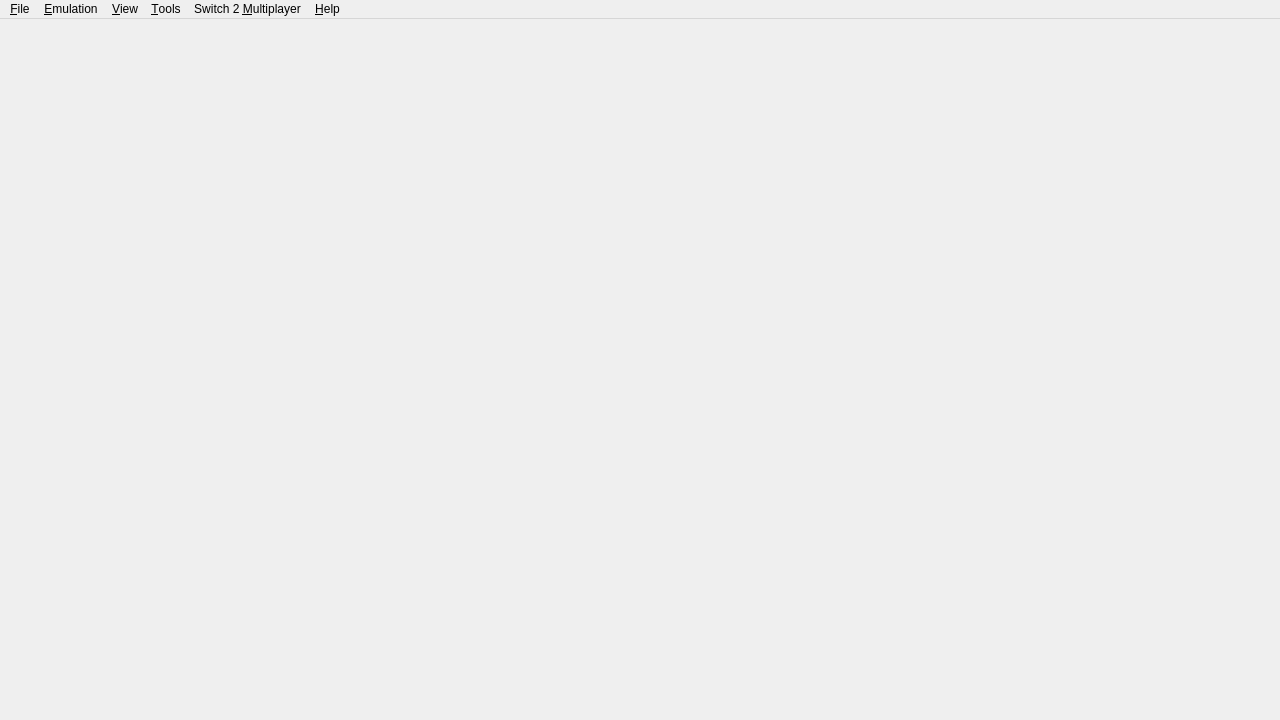
<?xml version="1.0" encoding="UTF-8"?>
<ui version="4.0">
 <class>MainWindow</class>
 <widget class="QMainWindow" name="MainWindow">
  <property name="geometry">
   <rect>
    <x>0</x>
    <y>0</y>
    <width>1280</width>
    <height>720</height>
   </rect>
  </property>
  <property name="windowTitle">
  <string>Eglantine</string>
  </property>
  <property name="windowIcon">
   <iconset resource="yuzu.qrc">
    <normaloff>:/img/eglantine.ico</normaloff>:/img/eglantine.ico</iconset>
  </property>
  <property name="tabShape">
   <enum>QTabWidget::TabShape::Rounded</enum>
  </property>
  <property name="dockNestingEnabled">
   <bool>true</bool>
  </property>
  <widget class="QWidget" name="centralwidget">
   <layout class="QHBoxLayout" name="horizontalLayout">
    <property name="leftMargin">
     <number>0</number>
    </property>
    <property name="topMargin">
     <number>0</number>
    </property>
    <property name="rightMargin">
     <number>0</number>
    </property>
    <property name="bottomMargin">
     <number>0</number>
    </property>
   </layout>
  </widget>
  <widget class="QMenuBar" name="menubar">
   <property name="geometry">
    <rect>
     <x>0</x>
     <y>0</y>
     <width>1280</width>
     <height>23</height>
    </rect>
   </property>
   <widget class="QMenu" name="menu_File">
    <property name="title">
     <string>&amp;File</string>
    </property>
    <widget class="QMenu" name="menu_recent_files">
     <property name="title">
      <string>&amp;Recent Files</string>
     </property>
    </widget>
    <widget class="QMenu" name="menuOpen_Eden_Folders">
     <property name="title">
      <string>Open &amp;Eglantine Folders</string>
     </property>
     <addaction name="action_Root_Data_Folder"/>
     <addaction name="action_NAND_Folder"/>
     <addaction name="action_SDMC_Folder"/>
     <addaction name="action_Mod_Folder"/>
     <addaction name="action_Log_Folder"/>
    </widget>
    <addaction name="action_Install_File_NAND"/>
    <addaction name="separator"/>
    <addaction name="action_Load_File"/>
    <addaction name="action_Load_Folder"/>
    <addaction name="separator"/>
    <addaction name="menu_recent_files"/>
    <addaction name="separator"/>
    <addaction name="action_Load_Amiibo"/>
    <addaction name="separator"/>
    <addaction name="menuOpen_Eden_Folders"/>
    <addaction name="separator"/>
    <addaction name="action_Exit"/>
   </widget>
   <widget class="QMenu" name="menu_Emulation">
    <property name="title">
     <string>&amp;Emulation</string>
    </property>
    <addaction name="action_Pause"/>
    <addaction name="action_Stop"/>
    <addaction name="action_Restart"/>
    <addaction name="separator"/>
    <addaction name="action_Configure"/>
    <addaction name="action_Configure_Current_Game"/>
   </widget>
   <widget class="QMenu" name="menu_View">
    <property name="title">
     <string>&amp;View</string>
    </property>
    <widget class="QMenu" name="menu_Reset_Window_Size">
     <property name="title">
      <string>&amp;Reset Window Size</string>
     </property>
    </widget>
    <widget class="QMenu" name="menu_View_Debugging">
     <property name="title">
      <string>&amp;Debugging</string>
     </property>
    </widget>
    <widget class="QMenu" name="menu_Game_List_Mode">
     <property name="title">
      <string>&amp;Game List Mode</string>
     </property>
     <addaction name="action_Tree_View"/>
     <addaction name="action_Grid_View"/>
     <addaction name="action_Carousel_View"/>
    </widget>
    <widget class="QMenu" name="menuGame_Icon_Size">
     <property name="title">
      <string>Game &amp;Icon Size</string>
     </property>
    </widget>
    <action name="action_Reset_Window_Size_720">
     <property name="text">
      <string>Reset Window Size to &amp;720p</string>
     </property>
     <property name="iconText">
      <string>Reset Window Size to 720p</string>
     </property>
    </action>
    <action name="action_Reset_Window_Size_900">
     <property name="text">
      <string>Reset Window Size to &amp;900p</string>
     </property>
     <property name="iconText">
      <string>Reset Window Size to 900p</string>
     </property>
    </action>
    <action name="action_Reset_Window_Size_1080">
     <property name="text">
      <string>Reset Window Size to &amp;1080p</string>
     </property>
     <property name="iconText">
      <string>Reset Window Size to 1080p</string>
     </property>
    </action>
    <addaction name="action_Fullscreen"/>
    <addaction name="action_Single_Window_Mode"/>
    <addaction name="action_Enable_Overlay_Applet"/>
    <addaction name="action_Show_Filter_Bar"/>
    <addaction name="action_Show_Status_Bar"/>
    <addaction name="action_Show_Performance_Overlay"/>
    <addaction name="action_Post_Processing_Shaders"/>
    <addaction name="separator"/>
    <addaction name="menu_Reset_Window_Size"/>
    <addaction name="menu_View_Debugging"/>
    <addaction name="menu_Game_List_Mode"/>
    <addaction name="menuGame_Icon_Size"/>
    <addaction name="action_Show_Game_Name"/>
   </widget>
   <widget class="QMenu" name="menu_Multiplayer">
    <property name="enabled">
     <bool>true</bool>
    </property>
    <property name="title">
     <string>Switch 2 &amp;Multiplayer</string>
    </property>
    <addaction name="action_View_Lobby"/>
    <addaction name="action_Start_Room"/>
    <addaction name="action_Connect_To_Room"/>
    <addaction name="separator"/>
    <addaction name="action_Show_Room"/>
    <addaction name="action_Leave_Room"/>
   </widget>
   <widget class="QMenu" name="menu_Tools">
    <property name="title">
     <string>&amp;Tools</string>
    </property>
    <widget class="QMenu" name="menu_cabinet_applet">
     <property name="title">
      <string>Am&amp;iibo</string>
     </property>
     <addaction name="action_Launch_Cabinet_Nickname_Owner"/>
     <addaction name="action_Launch_Cabinet_Eraser"/>
     <addaction name="action_Launch_Cabinet_Restorer"/>
     <addaction name="action_Launch_Cabinet_Formatter"/>
    </widget>
    <widget class="QMenu" name="menu_Applets">
     <property name="title">
      <string>Launch &amp;Applet</string>
     </property>
     <addaction name="action_Launch_QLaunch"/>
     <addaction name="action_Launch_MiiEdit"/>
     <addaction name="action_Launch_Controller"/>
     <addaction name="action_Launch_PhotoViewer"/>
    </widget>
    <widget class="QMenu" name="menuTAS">
     <property name="title">
      <string>&amp;TAS</string>
     </property>
     <addaction name="action_TAS_Start"/>
     <addaction name="action_TAS_Record"/>
     <addaction name="action_TAS_Reset"/>
     <addaction name="separator"/>
     <addaction name="action_Configure_Tas"/>
    </widget>
    <widget class="QMenu" name="menu_Create_Shortcuts">
     <property name="title">
      <string>&amp;Create Home Menu Shortcut</string>
     </property>
     <addaction name="action_Desktop"/>
     <addaction name="action_Application_Menu"/>
    </widget>
    <widget class="QMenu" name="menuInstall_Firmware">
     <property name="title">
      <string>Install &amp;Firmware</string>
     </property>
     <addaction name="action_Firmware_From_Folder"/>
     <addaction name="action_Firmware_From_ZIP"/>
    </widget>
    <addaction name="action_Install_Keys"/>
    <addaction name="menuInstall_Firmware"/>
    <addaction name="action_Verify_installed_contents"/>
    <addaction name="action_Data_Manager"/>
    <addaction name="separator"/>
    <addaction name="menu_cabinet_applet"/>
    <addaction name="menu_Applets"/>
    <addaction name="menu_Create_Shortcuts"/>
    <addaction name="separator"/>
    <addaction name="action_Capture_Screenshot"/>
    <addaction name="menuTAS"/>
   </widget>
   <widget class="QMenu" name="menu_Help">
    <property name="title">
     <string>&amp;Help</string>
    </property>
    <addaction name="action_Report_Compatibility"/>
    <addaction name="action_Open_Mods_Page"/>
    <addaction name="action_Open_UserHandbook"/>
    <addaction name="separator"/>
    <addaction name="action_About"/>
    <addaction name="action_Eden_Dependencies"/>
   </widget>
   <addaction name="menu_File"/>
   <addaction name="menu_Emulation"/>
   <addaction name="menu_View"/>
   <addaction name="menu_Tools"/>
   <addaction name="menu_Multiplayer"/>
   <addaction name="menu_Help"/>
  </widget>
  <action name="action_Install_File_NAND">
   <property name="enabled">
    <bool>true</bool>
   </property>
   <property name="text">
    <string>&amp;Install Files to NAND...</string>
   </property>
  </action>
  <action name="action_Load_File">
   <property name="text">
    <string>L&amp;oad File...</string>
   </property>
  </action>
  <action name="action_Load_Folder">
   <property name="text">
    <string>Load &amp;Folder...</string>
   </property>
  </action>
  <action name="action_Exit">
   <property name="text">
    <string>E&amp;xit</string>
   </property>
  </action>
  <action name="action_Pause">
   <property name="enabled">
    <bool>false</bool>
   </property>
   <property name="text">
    <string>&amp;Pause</string>
   </property>
  </action>
  <action name="action_Stop">
   <property name="enabled">
    <bool>false</bool>
   </property>
   <property name="text">
    <string>&amp;Stop</string>
   </property>
  </action>
  <action name="action_Verify_installed_contents">
   <property name="text">
    <string>&amp;Verify Installed Contents</string>
   </property>
  </action>
  <action name="action_About">
   <property name="text">
    <string>&amp;About Eglantine</string>
   </property>
  </action>
  <action name="action_Single_Window_Mode">
   <property name="checkable">
    <bool>true</bool>
   </property>
   <property name="text">
    <string>Single &amp;Window Mode</string>
   </property>
  </action>
  <action name="action_Configure">
   <property name="text">
    <string>Con&amp;figure...</string>
   </property>
   <property name="shortcut">
    <string>Ctrl+,</string>
   </property>
   <property name="menuRole">
    <enum>QAction::MenuRole::PreferencesRole</enum>
   </property>
  </action>
  <action name="action_Enable_Overlay_Applet">
   <property name="checkable">
    <bool>true</bool>
   </property>
   <property name="text">
    <string>Enable Overlay Display Applet</string>
   </property>
  </action>
  <action name="action_Show_Filter_Bar">
   <property name="checkable">
    <bool>true</bool>
   </property>
   <property name="text">
    <string>Show &amp;Filter Bar</string>
   </property>
  </action>
  <action name="action_Show_Status_Bar">
   <property name="checkable">
    <bool>true</bool>
   </property>
   <property name="text">
    <string>Show &amp;Status Bar</string>
   </property>
   <property name="iconText">
    <string>Show Status Bar</string>
   </property>
  </action>
  <action name="action_View_Lobby">
   <property name="enabled">
    <bool>true</bool>
   </property>
   <property name="text">
    <string>&amp;Browse Rooms</string>
   </property>
  </action>
  <action name="action_Start_Room">
   <property name="enabled">
    <bool>true</bool>
   </property>
   <property name="text">
    <string>&amp;Host Room</string>
   </property>
  </action>
  <action name="action_Leave_Room">
   <property name="enabled">
    <bool>false</bool>
   </property>
   <property name="text">
    <string>&amp;Leave Room</string>
   </property>
  </action>
  <action name="action_Connect_To_Room">
   <property name="text">
    <string>&amp;Join Room</string>
   </property>
  </action>
  <action name="action_Show_Room">
   <property name="enabled">
    <bool>false</bool>
   </property>
   <property name="text">
    <string>&amp;Show Current Room</string>
   </property>
  </action>
  <action name="action_Fullscreen">
   <property name="checkable">
    <bool>true</bool>
   </property>
   <property name="text">
    <string>F&amp;ullscreen</string>
   </property>
  </action>
  <action name="action_Restart">
   <property name="enabled">
    <bool>false</bool>
   </property>
   <property name="text">
    <string>&amp;Restart</string>
   </property>
  </action>
  <action name="action_Load_Amiibo">
   <property name="enabled">
    <bool>false</bool>
   </property>
   <property name="text">
    <string>Load/Remove &amp;Amiibo...</string>
   </property>
  </action>
  <action name="action_Open_Mods_Page">
   <property name="text">
    <string>Open &amp;Mods Page</string>
   </property>
  </action>
  <action name="action_Open_UserHandbook">
   <property name="text">
    <string>&amp;User Handbook</string>
   </property>
  </action>
  <action name="action_Capture_Screenshot">
   <property name="enabled">
    <bool>false</bool>
   </property>
   <property name="text">
    <string>&amp;Capture Screenshot</string>
   </property>
  </action>
  <action name="action_Launch_PhotoViewer">
   <property name="text">
    <string>&amp;Album</string>
   </property>
  </action>
  <action name="action_Launch_Cabinet_Nickname_Owner">
   <property name="text">
    <string>&amp;Set Nickname and Owner</string>
   </property>
  </action>
  <action name="action_Launch_Cabinet_Eraser">
   <property name="text">
    <string>&amp;Delete Game Data</string>
   </property>
  </action>
  <action name="action_Launch_Cabinet_Restorer">
   <property name="text">
    <string>&amp;Restore Amiibo</string>
   </property>
  </action>
  <action name="action_Launch_Cabinet_Formatter">
   <property name="text">
    <string>&amp;Format Amiibo</string>
   </property>
  </action>
  <action name="action_Launch_MiiEdit">
   <property name="text">
    <string>&amp;Mii Editor</string>
   </property>
  </action>
  <action name="action_Configure_Tas">
   <property name="text">
    <string>&amp;Configure TAS...</string>
   </property>
   <property name="menuRole">
    <enum>QAction::MenuRole::NoRole</enum>
   </property>
  </action>
  <action name="action_Configure_Current_Game">
   <property name="enabled">
    <bool>false</bool>
   </property>
   <property name="text">
    <string>Configure C&amp;urrent Game...</string>
   </property>
   <property name="menuRole">
    <enum>QAction::MenuRole::NoRole</enum>
   </property>
  </action>
  <action name="action_TAS_Start">
   <property name="enabled">
    <bool>false</bool>
   </property>
   <property name="text">
    <string>&amp;Start</string>
   </property>
  </action>
  <action name="action_TAS_Reset">
   <property name="enabled">
    <bool>false</bool>
   </property>
   <property name="text">
    <string>&amp;Reset</string>
   </property>
  </action>
  <action name="action_TAS_Record">
   <property name="enabled">
    <bool>false</bool>
   </property>
   <property name="text">
    <string>R&amp;ecord</string>
   </property>
  </action>
  <action name="action_Launch_Controller">
   <property name="text">
    <string>Open &amp;Controller Menu</string>
   </property>
  </action>
  <action name="action_Install_Keys">
   <property name="text">
    <string>Install Decryption &amp;Keys</string>
   </property>
  </action>
  <action name="action_Launch_QLaunch">
   <property name="text">
    <string>&amp;Home Menu</string>
   </property>
  </action>
  <action name="action_Desktop">
   <property name="text">
    <string>&amp;Desktop</string>
   </property>
  </action>
  <action name="action_Application_Menu">
   <property name="text">
    <string>&amp;Application Menu</string>
   </property>
  </action>
  <action name="action_Root_Data_Folder">
   <property name="text">
    <string>&amp;Root Data Folder</string>
   </property>
  </action>
  <action name="action_NAND_Folder">
   <property name="text">
    <string>&amp;NAND Folder</string>
   </property>
  </action>
  <action name="action_SDMC_Folder">
   <property name="text">
    <string>&amp;SDMC Folder</string>
   </property>
  </action>
  <action name="action_Mod_Folder">
   <property name="text">
    <string>&amp;Mod Folder</string>
   </property>
  </action>
  <action name="action_Log_Folder">
   <property name="text">
    <string>&amp;Log Folder</string>
   </property>
  </action>
  <action name="action_Firmware_From_Folder">
   <property name="text">
    <string>From Folder</string>
   </property>
  </action>
  <action name="action_Firmware_From_ZIP">
   <property name="text">
    <string>From ZIP</string>
   </property>
  </action>
  <action name="action_Eden_Dependencies">
   <property name="text">
    <string>&amp;Eglantine Dependencies</string>
   </property>
  </action>
  <action name="action_Data_Manager">
   <property name="text">
    <string>&amp;Data Manager</string>
   </property>
  </action>
  <action name="action_Tree_View">
   <property name="checkable">
    <bool>true</bool>
   </property>
   <property name="text">
    <string>&amp;Tree View</string>
   </property>
  </action>
  <action name="action_Grid_View">
   <property name="checkable">
    <bool>true</bool>
   </property>
   <property name="text">
    <string>&amp;Grid View</string>
   </property>
  </action>
  <action name="actionGame_Icon_Size">
   <property name="text">
    <string>Game Icon Size</string>
   </property>
  </action>
  <action name="actionNone">
   <property name="text">
    <string>None</string>
   </property>
  </action>
  <action name="action_Show_Game_Name">
   <property name="checkable">
    <bool>true</bool>
   </property>
   <property name="text">
    <string>Show Game &amp;Name</string>
   </property>
  </action>
  <action name="action_Show_Performance_Overlay">
   <property name="checkable">
    <bool>true</bool>
   </property>
   <property name="text">
    <string>Show &amp;Performance Overlay</string>
   </property>
  </action>
  <action name="action_Post_Processing_Shaders">
   <property name="text">
    <string>Post-Processing &amp;Shaders...</string>
   </property>
  </action>
  <action name="action_Carousel_View">
   <property name="checkable">
    <bool>true</bool>
   </property>
   <property name="text">
    <string>&amp;Carousel View</string>
   </property>
  </action>
 </widget>
 <resources>
  <include location="yuzu.qrc"/>
 </resources>
 <connections/>
</ui>
